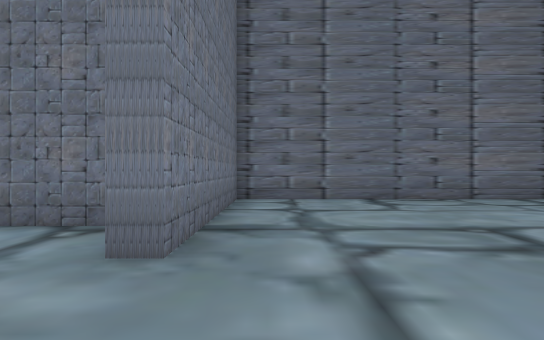
view 1 (above)

12 first-person views from a walk through a 3-D level made in the Unity game engine. The camera is 1.5 m above the floor, looks level and sees 80° across. The floor is counted in squares, 2 m on a side. Each view is taken from the middle of a square. On the plan, view 1 faces up. The plan holds only what a view shows up to about 11 squares ahead; the rest is blank. The place goes on beyond the plan. The player is left out.

view 2
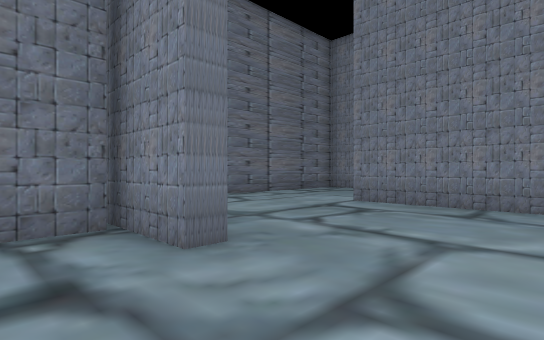

view 3
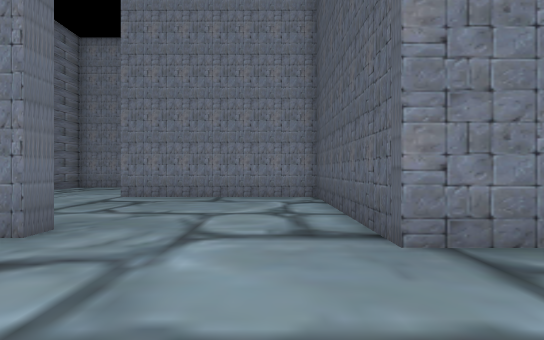

view 4
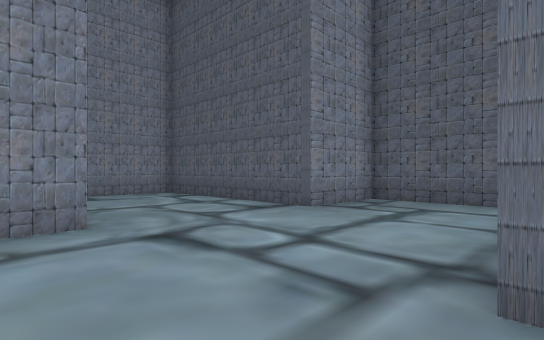

view 5
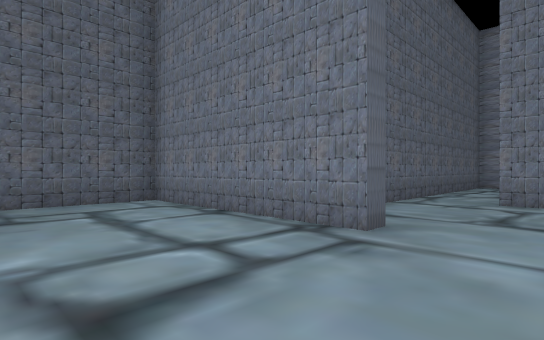

view 6
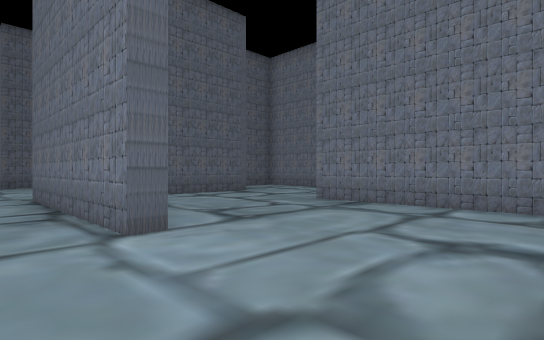

view 7
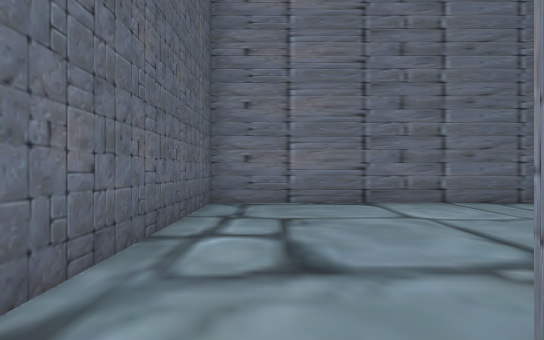

view 8
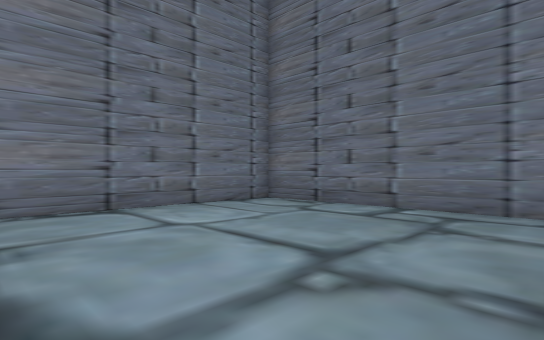

view 9
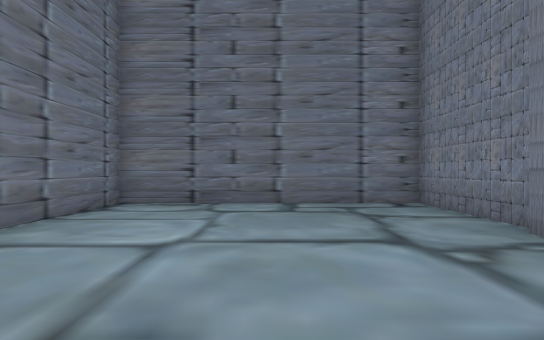

view 10
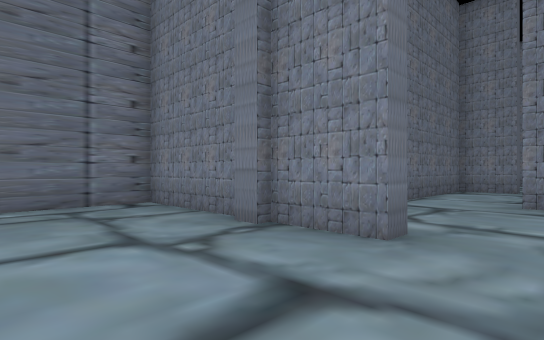

view 11
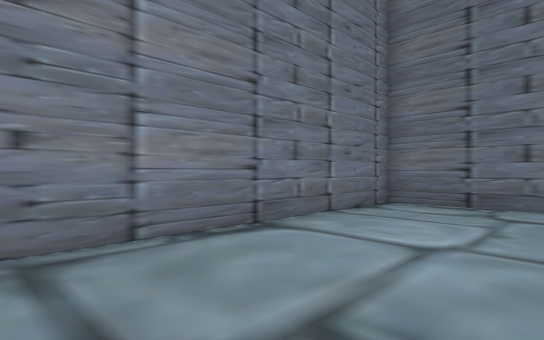

view 12
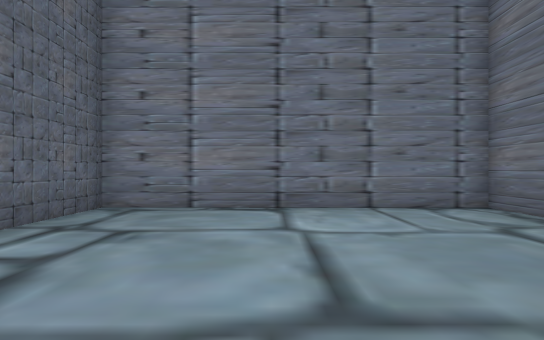

### Floor plan
Points are (right, up) in squares from view 1. A wall is a line through its corners. A room is listed if a view was taken in it or the views show most of it. See-through windows are left out.
Room 1 (views 1, 2, 3, 4, 5, 6)
walls: (-1.5, 4.3) (-5.9, 4.3); (-6.1, 2) (-5.6, 2) (-5.7, -3.8) (-1.9, -3.8) (-1.9, -1.2) (4.1, -1.2) (4.1, 4.2) (4.6, 4.2) (4.5, -1.6); (6.5, 8.3) (-0.9, 8.3) (-0.9, 2.7) (-1.4, 2.7) (-1.4, 4.9)
ways out: opening at (-6, 3.5) to room 2; opening at (5.5, -2.5)
Room 2 (view 7)
walls: (-10.2, 3.3) (-10.2, 2.6); (-10.5, 0.6) (-9, 0.6)
ways out: opening at (-6, 3.5) to room 1; opening at (-10, 1.5) to room 3
Room 3 (views 8, 9, 10, 11, 12)
walls: (-11, 4.2) (-11, 4.9); (-10.7, 5.2) (-10.7, 8.3) (-17.4, 8.3) (-17.5, 0.6) (-10.5, 0.6); (-10.2, 2.6) (-10.7, 2.6) (-10.7, 4.4)
ways out: opening at (-10, 1.5) to room 2

Positions as (right, up) in squares from view 1, and headings:
1: (0, 0), facing up
2: (-3, 0), facing up-right
3: (-5, 0), facing right
4: (-6, 4), facing down-right
5: (-2, 4), facing down-left
6: (6, 8), facing down-left
7: (-10, 2), facing left
8: (-11, 2), facing up-left
9: (-14, 1), facing up
10: (-14, 1), facing up-right
11: (-14, 1), facing up-left
12: (-11, 4), facing left
